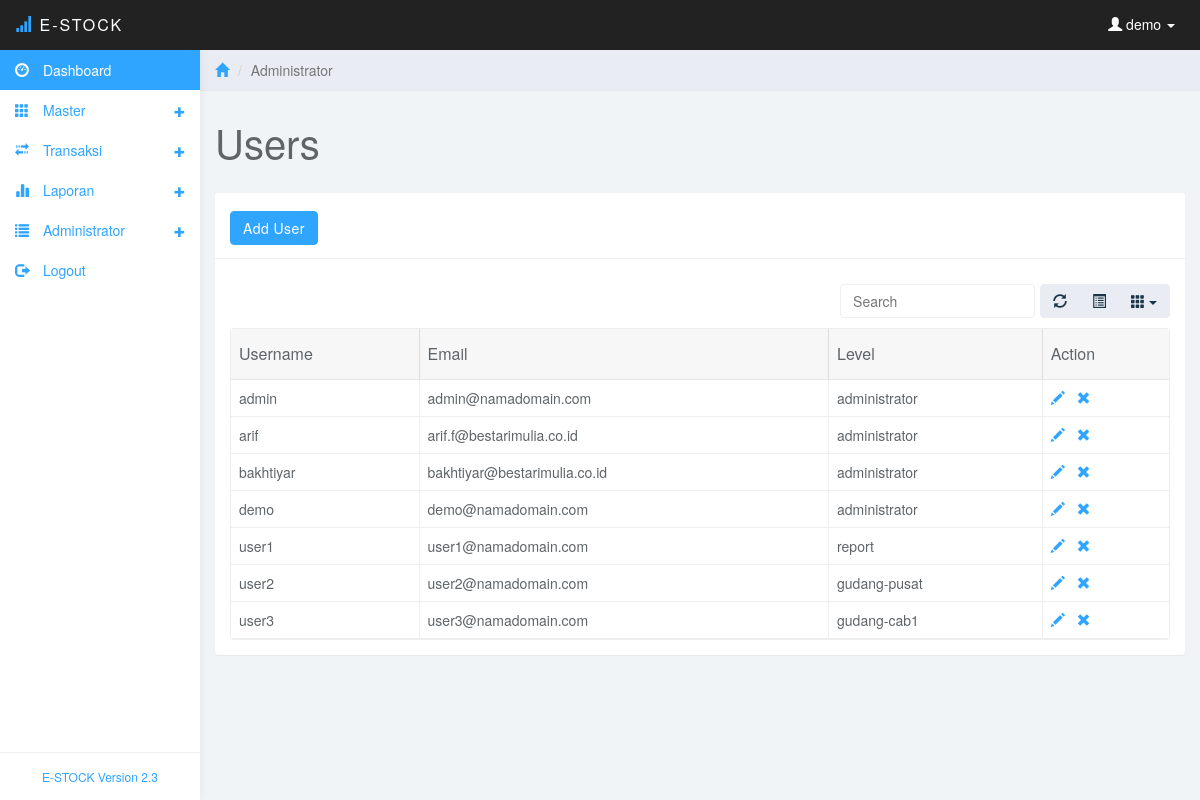
/users.php (signed in), run on the app's committed database.
### tables this page shows
CREATE TABLE `user` (
  `username` varchar(20) NOT NULL,
  `password` varchar(50) NOT NULL,
  `email` varchar(50) NOT NULL,
  `level` varchar(20) NOT NULL
);

### users.php (the view, shortened to what this page needs)
<?php
include ("koneksi/koneksi.php");
$pengguna=$_SESSION['username'];
?>
<!DOCTYPE html>
<html>
<head>
<link href="css/bootstrap.min.css" rel="stylesheet">
<link href="css/datepicker3.css" rel="stylesheet">
<link href="css/bootstrap-table.css" rel="stylesheet">
<link href="css/styles.css" rel="stylesheet">
</head>
<body>
	<nav class="navbar navbar-inverse navbar-fixed-top" role="navigation">
		<div class="container-fluid">
			<div class="navbar-header">
				<a class="navbar-brand" href="#"><span class="glyphicon glyphicon-signal"></span> E-Stock<span></span></a>
				<ul class="user-menu">
					<li class="dropdown pull-right">
						<a href="#" class="dropdown-toggle" data-toggle="dropdown"><span class="glyphicon glyphicon-user"></span>
						<?php
						echo " $pengguna";
						?>
						<span class="caret"></span></a>
					</li>
				</ul>
			</div>
		</div>
	</nav>
	<?php
	include("menu.php");
	?>
	<div class="col-sm-9 col-sm-offset-3 col-lg-10 col-lg-offset-2 main">
		<div class="row">
			<ol class="breadcrumb">
				<li><a href="#"><span class="glyphicon glyphicon-home"></span></a></li>
				<li class="active">Administrator</li>
			</ol>
		</div>
		<div class="row">
			<div class="col-lg-12">
				<h1 class="page-header">Users</h1>
			</div>
		</div>
		<div class="row">
			<div class="col-lg-12">
				<div class="panel panel-default">
					<div class="panel-heading"><a href="add-user.php" class="btn btn-primary btn-md">Add User</a></div>
					<div class="panel-body">
						<table data-toggle="table" data-url="tables/data1.json"  data-show-refresh="true" data-show-toggle="true" data-show-columns="true" data-search="true" data-select-item-name="toolbar1" data-pagination="false" data-sort-name="name" data-sort-order="asc">
						    <thead>
						    <tr>
						        <th data-field="username"  data-sortable="true">Username</th>
								<th data-field="email"  data-sortable="true">Email</th>
						        <th data-field="level" data-sortable="true">Level</th>
								<th data-field="action" data-sortable="true">Action</th>
						    </tr>
							</thead>
							<tbody>
							<?php
							$sqluser="select * from user order by username asc";
							$queryuser=mysqli_query($con,$sqluser);
							while ($datauser=mysqli_fetch_array($queryuser))
							{
							echo '
							<tr>
								<td data-field="username"  data-sortable="true">'.$datauser['username'].'</td>
								<td data-field="email"  data-sortable="true">'.$datauser['email'].'</td>
						        <td data-field="level" data-sortable="true">'.$datauser['level'].'</td>
								<td data-field="action" data-sortable="true"><a href="edit-user.php?id='.$datauser['username'].'"><span class="glyphicon glyphicon-pencil" title="Edit"></a> &nbsp;&nbsp;<a href="save-user.php?id='.$datauser['username'].'&mode=delete"><span class="glyphicon glyphicon-remove" title="Delete"></span></a></td>
						    </tr>';
							}
							?>
						    </tbody>
						</table>
					</div>
				</div>
			</div>
		</div>
	</div>
</body>
</html>

### css/styles.css (style rules this page uses)
body { background: #f1f4f7; padding-top: 50px; color: #5f6468; }
a, a:hover, a:focus { color: #30a5ff; }
h1, h2, h3, h4, h5, h6 { color: #5f6468; }
h1 { font-weight: 300; font-size: 40px; }
.navbar-header .navbar-brand { color: #fff; font-size: 16px; text-transform: uppercase; font-weight: 500; letter-spacing: 2px; }
.navbar-header .navbar-brand span { color: #30a5ff; }
.btn-primary, .btn-primary:hover, .btn-primary:focus, .btn-primary:active, .btn-primary.active, .open > .dropdown-toggle.btn-primary, .btn-primary.disabled, .btn-primary[disabled], fieldset[disabled] .btn-primary, .btn-primary.disabled:hover, .btn-primary[disabled]:hover, fieldset[disabled] .btn-primary:hover, .btn-primary.disabled:focus, .btn-primary[disabled]:focus, fieldset[disabled] .btn-primary:focus, .btn-primary.disabled:active, .btn-primary[disabled]:active, fieldset[disabled] .btn-primary:active, .btn-primary.disabled.active, .btn-primary[disabled].active, fieldset[disabled] .btn-primary.active { background-color: #30a5ff; border-color: #30a5ff; }
.panel { border: 0; }
.panel-heading { font-size: 18px; font-weight: 300; letter-spacing: 0.025em; height: 66px; line-height: 45px; }
.panel-default .panel-heading { background: #fff; border-bottom: 1px solid #eee; color: #5f6468; }
.navbar { border: 0; }
.user-menu { display: inline-block; margin-top: 14px; margin-right: 10px; float: right; list-style: none; padding: 0; }
.user-menu a { color: #fff; }
@media (min-width: 768px) { .navbar-header { width: 100%; } }
.breadcrumb { border-radius: 0; padding: 10px 15px; background: #e9ecf2; box-shadow: 0 1px 1px rgba(0, 0, 0, .05); margin: 0 ; }
h1.page-header { margin-top: 30px; border-bottom: 0; }
.table { background: #fff; }

### data on the page
user: username "admin", email "admin@namadomain.com", level "administrator"
user: username "arif", email "arif.f@bestarimulia.co.id", level "administrator"
user: username "bakhtiyar", email "bakhtiyar@bestarimulia.co.id", level "administrator"
user: username "demo", email "demo@namadomain.com", level "administrator"
user: username "user1", email "user1@namadomain.com", level "report"
user: username "user2", email "user2@namadomain.com", level "gudang-pusat"
user: username "user3", email "user3@namadomain.com", level "gudang-cab1"

### other printed values
$pengguna "demo"
